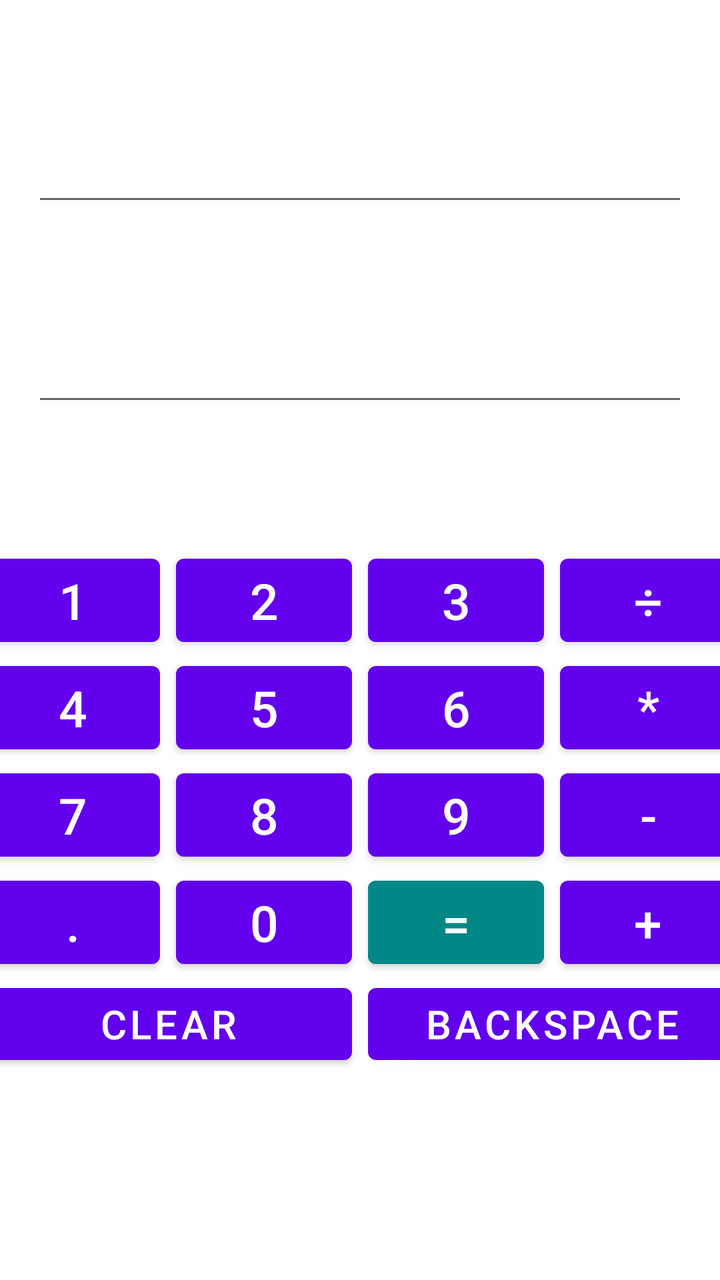
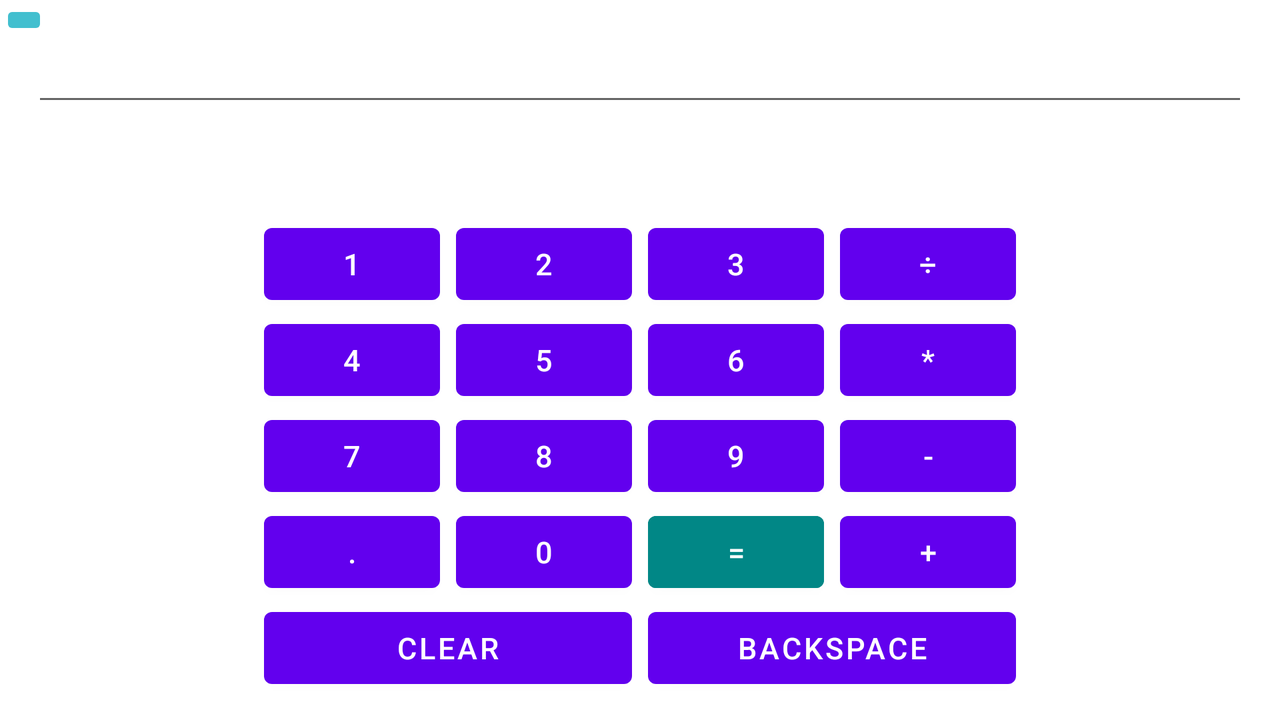

The same Android screen from two of the app's own layout files: first res/layout/ as a phone draws it, then the repository's variant for another configuration, drawn on a device whose configuration selects that folder. Both files follow.
<!-- AndroidManifest.xml: application theme AppTheme -->
<!-- res/layout/activity_main.xml -->
<?xml version="1.0" encoding="utf-8"?>
<androidx.constraintlayout.widget.ConstraintLayout xmlns:android="http://schemas.android.com/apk/res/android"
    xmlns:app="http://schemas.android.com/apk/res-auto"
    xmlns:tools="http://schemas.android.com/tools"
    android:layout_width="match_parent"
    android:layout_height="match_parent"
    tools:context=".MainActivity">

    <EditText
        android:id="@+id/calculation"
        android:layout_width="0dp"
        android:layout_height="100dp"
        android:layout_marginTop="8dp"
        android:layout_marginBottom="8dp"
        android:textAlignment="textEnd"
        android:textSize="48sp"
        android:textStyle="bold"
        app:layout_constraintEnd_toEndOf="@id/guideline_contentEnd"
        app:layout_constraintHorizontal_bias="1.0"
        app:layout_constraintStart_toStartOf="@id/guideline_contentStart"
        app:layout_constraintTop_toTopOf="parent" />

    <EditText
        android:id="@+id/result"
        android:layout_width="0dp"
        android:layout_height="100dp"
        android:layout_marginBottom="8dp"
        android:textAlignment="textEnd"
        android:textSize="48sp"
        android:textStyle="bold"
        app:layout_constraintEnd_toEndOf="@id/guideline_contentEnd"
        app:layout_constraintHorizontal_bias="1.0"
        app:layout_constraintStart_toStartOf="@id/guideline_contentStart"
        app:layout_constraintTop_toBottomOf="@id/calculation" />

    <Button
        android:id="@+id/btn1"
        android:layout_width="wrap_content"
        android:layout_height="wrap_content"
        android:layout_marginEnd="8dp"
        android:text="@string/_1"
        android:textSize="25sp"
        app:layout_constraintBottom_toTopOf="@id/btn4"
        app:layout_constraintEnd_toStartOf="@id/btn2"
        app:layout_constraintHorizontal_chainStyle="packed"
        app:layout_constraintStart_toStartOf="@id/guideline_contentStart"
        app:layout_constraintTop_toBottomOf="@+id/result"
        app:layout_constraintVertical_bias="0.3"
        app:layout_constraintVertical_chainStyle="packed" />

    <Button
        android:id="@+id/btn2"
        android:layout_width="wrap_content"
        android:layout_height="wrap_content"
        android:layout_marginEnd="8dp"
        android:text="@string/_2"
        android:textSize="25sp"
        app:layout_constraintBottom_toTopOf="@id/btn5"
        app:layout_constraintEnd_toStartOf="@id/btn3"
        app:layout_constraintStart_toEndOf="@id/btn1"
        app:layout_constraintTop_toBottomOf="@id/result"
        app:layout_constraintVertical_bias="0.3"
        app:layout_constraintVertical_chainStyle="packed" />

    <Button
        android:id="@+id/btn3"
        android:layout_width="wrap_content"
        android:layout_height="wrap_content"
        android:layout_marginEnd="8dp"
        android:text="@string/_3"
        android:textSize="25sp"
        app:layout_constraintBottom_toTopOf="@id/btn6"
        app:layout_constraintEnd_toStartOf="@id/btn_divide"
        app:layout_constraintStart_toEndOf="@id/btn2"
        app:layout_constraintTop_toBottomOf="@id/result"
        app:layout_constraintVertical_bias="0.3"
        app:layout_constraintVertical_chainStyle="packed" />


    <Button
        android:id="@+id/btn_divide"
        android:layout_width="wrap_content"
        android:layout_height="wrap_content"
        android:text="@string/_divide"
        android:textSize="25sp"
        app:layout_constraintBottom_toTopOf="@id/btn_multiply"
        app:layout_constraintEnd_toEndOf="@id/guideline_contentEnd"
        app:layout_constraintStart_toEndOf="@id/btn3"
        app:layout_constraintTop_toBottomOf="@id/result"
        app:layout_constraintVertical_bias="0.3"
        app:layout_constraintVertical_chainStyle="packed" />

    <Button
        android:id="@+id/btn4"
        android:layout_width="wrap_content"
        android:layout_height="wrap_content"
        android:layout_marginEnd="8dp"
        android:text="@string/_4"
        android:textSize="25sp"
        app:layout_constraintBottom_toTopOf="@+id/btn7"
        app:layout_constraintEnd_toStartOf="@+id/btn5"
        app:layout_constraintHorizontal_chainStyle="packed"
        app:layout_constraintStart_toStartOf="@id/guideline_contentStart"
        app:layout_constraintTop_toBottomOf="@+id/btn1" />

    <Button
        android:id="@+id/btn5"
        android:layout_width="wrap_content"
        android:layout_height="wrap_content"
        android:layout_marginEnd="8dp"
        android:text="@string/_5"
        android:textSize="25sp"
        app:layout_constraintBottom_toTopOf="@id/btn8"
        app:layout_constraintEnd_toStartOf="@id/btn6"
        app:layout_constraintStart_toEndOf="@id/btn4"
        app:layout_constraintTop_toBottomOf="@id/btn2" />

    <Button
        android:id="@+id/btn6"
        android:layout_width="wrap_content"
        android:layout_height="wrap_content"
        android:layout_marginEnd="8dp"
        android:text="@string/_6"
        android:textSize="25sp"
        app:layout_constraintBottom_toTopOf="@id/btn9"
        app:layout_constraintEnd_toStartOf="@id/btn_multiply"
        app:layout_constraintStart_toEndOf="@id/btn5"
        app:layout_constraintTop_toBottomOf="@id/btn3" />


    <Button
        android:id="@+id/btn_multiply"
        android:layout_width="wrap_content"
        android:layout_height="wrap_content"
        android:text="@string/_multiply"
        android:textSize="25sp"
        app:layout_constraintBottom_toTopOf="@id/btn_sub"
        app:layout_constraintEnd_toEndOf="@id/guideline_contentEnd"
        app:layout_constraintStart_toEndOf="@id/btn6"
        app:layout_constraintTop_toBottomOf="@id/btn_divide" />

    <Button
        android:id="@+id/btn7"
        android:layout_width="wrap_content"
        android:layout_height="wrap_content"
        android:layout_marginEnd="8dp"
        android:text="@string/_7"
        android:textSize="25sp"
        app:layout_constraintBottom_toTopOf="@id/btn_dot"
        app:layout_constraintEnd_toStartOf="@id/btn8"
        app:layout_constraintHorizontal_chainStyle="packed"
        app:layout_constraintStart_toStartOf="@id/guideline_contentStart"
        app:layout_constraintTop_toBottomOf="@id/btn4" />

    <Button
        android:id="@+id/btn8"
        android:layout_width="wrap_content"
        android:layout_height="wrap_content"
        android:layout_marginEnd="8dp"
        android:text="@string/_8"
        android:textSize="25sp"
        app:layout_constraintBottom_toTopOf="@id/btn_0"
        app:layout_constraintEnd_toStartOf="@id/btn9"
        app:layout_constraintStart_toEndOf="@id/btn7"
        app:layout_constraintTop_toBottomOf="@id/btn5" />

    <Button
        android:id="@+id/btn9"
        android:layout_width="wrap_content"
        android:layout_height="wrap_content"
        android:layout_marginEnd="8dp"
        android:text="@string/_9"
        android:textSize="25sp"
        app:layout_constraintBottom_toTopOf="@id/btn_calculate"
        app:layout_constraintEnd_toStartOf="@id/btn_sub"
        app:layout_constraintStart_toEndOf="@id/btn8"
        app:layout_constraintTop_toBottomOf="@id/btn6" />

    <Button
        android:id="@+id/btn_sub"
        android:layout_width="wrap_content"
        android:layout_height="wrap_content"
        android:text="@string/_minus"
        android:textSize="25sp"
        app:layout_constraintBottom_toBottomOf="@id/btn_add"
        app:layout_constraintEnd_toEndOf="@id/guideline_contentEnd"
        app:layout_constraintStart_toEndOf="@id/btn9"
        app:layout_constraintTop_toBottomOf="@id/btn_multiply" />

    <Button
        android:id="@+id/btn_dot"
        android:layout_width="wrap_content"
        android:layout_height="wrap_content"
        android:layout_marginEnd="8dp"
        android:text="@string/_dot"
        android:textSize="25sp"
        app:layout_constraintBottom_toBottomOf="parent"
        app:layout_constraintEnd_toStartOf="@id/btn_0"
        app:layout_constraintHorizontal_chainStyle="packed"
        app:layout_constraintStart_toStartOf="@id/guideline_contentStart"
        app:layout_constraintTop_toBottomOf="@id/btn7" />

    <Button
        android:id="@+id/btn_0"
        android:layout_width="wrap_content"
        android:layout_height="wrap_content"
        android:layout_marginEnd="8dp"
        android:text="@string/_0"
        android:textSize="25sp"
        app:layout_constraintBottom_toBottomOf="parent"
        app:layout_constraintEnd_toStartOf="@id/btn_calculate"
        app:layout_constraintStart_toEndOf="@id/btn_dot"
        app:layout_constraintTop_toBottomOf="@id/btn8" />

    <Button
        android:id="@+id/btn_calculate"
        android:layout_width="wrap_content"
        android:layout_height="wrap_content"
        android:layout_marginEnd="8dp"
        android:backgroundTint="@color/teal_700"
        android:text="@string/_calc"
        android:textSize="25sp"
        app:layout_constraintBottom_toBottomOf="parent"
        app:layout_constraintEnd_toStartOf="@id/btn_add"
        app:layout_constraintStart_toEndOf="@id/btn_0"
        app:layout_constraintTop_toBottomOf="@id/btn9" />

    <Button
        android:id="@+id/btn_add"
        android:layout_width="wrap_content"
        android:layout_height="wrap_content"
        android:text="@string/_add"
        android:textSize="25sp"
        app:layout_constraintBottom_toBottomOf="parent"
        app:layout_constraintEnd_toEndOf="@id/guideline_contentEnd"
        app:layout_constraintStart_toEndOf="@id/btn_calculate"
        app:layout_constraintTop_toBottomOf="@id/btn_sub" />

    <Button
        android:id="@+id/btn_clear"
        android:layout_width="0dp"
        android:layout_height="wrap_content"
        android:layout_marginEnd="8dp"
        android:text="@string/_clear"
        android:textSize="20sp"
        app:layout_constraintEnd_toStartOf="@id/btn_backspace"
        app:layout_constraintHorizontal_chainStyle="packed"
        app:layout_constraintStart_toStartOf="@id/btn_dot"
        app:layout_constraintTop_toBottomOf="@+id/btn_0" />

    <Button
        android:id="@+id/btn_backspace"
        android:layout_width="0dp"
        android:layout_height="wrap_content"
        android:text="@string/_backspace"
        android:textSize="20sp"
        app:layout_constraintEnd_toEndOf="@id/btn_add"
        app:layout_constraintStart_toEndOf="@+id/btn_clear"
        app:layout_constraintTop_toBottomOf="@+id/btn_add" />


    <androidx.constraintlayout.widget.Guideline
        android:id="@+id/guideline_contentStart"
        android:layout_width="0dp"
        android:layout_height="0dp"
        android:orientation="vertical"
        app:layout_constraintGuide_begin="16dp" />

    <androidx.constraintlayout.widget.Guideline
        android:id="@+id/guideline_contentEnd"
        android:layout_width="0dp"
        android:layout_height="0dp"
        android:orientation="vertical"
        app:layout_constraintGuide_end="16dp" />


</androidx.constraintlayout.widget.ConstraintLayout>
<!-- resources referenced by this layout -->
<resources>
  <color name="teal_700">#FF018786</color>
  <string name="_0">0</string>
  <string name="_1">1</string>
  <string name="_2">2</string>
  <string name="_3">3</string>
  <string name="_4">4</string>
  <string name="_5">5</string>
  <string name="_6">6</string>
  <string name="_7">7</string>
  <string name="_8">8</string>
  <string name="_9">9</string>
  <string name="_add">+</string>
  <string name="_backspace">Backspace</string>
  <string name="_calc">=</string>
  <string name="_clear">Clear</string>
  <string name="_divide">÷</string>
  <string name="_dot">.</string>
  <string name="_minus">-</string>
  <string name="_multiply">*</string>
</resources>
<!-- res/layout-land/activity_main.xml (the repository's variant of the layout above) -->
<!-- drawn on the phone turned sideways -->
<?xml version="1.0" encoding="utf-8"?>
<androidx.constraintlayout.widget.ConstraintLayout xmlns:android="http://schemas.android.com/apk/res/android"
    xmlns:app="http://schemas.android.com/apk/res-auto"
    xmlns:tools="http://schemas.android.com/tools"
    android:layout_width="match_parent"
    android:layout_height="match_parent"
    tools:context=".MainActivity">

    <EditText
        android:id="@+id/calculation"
        android:layout_width="0dp"
        android:layout_height="50dp"
        android:layout_marginTop="8dp"
        android:layout_marginBottom="8dp"
        android:paddingStart="60dp"
        android:inputType="number"
        android:textAlignment="textEnd"
        android:textSize="20sp"
        android:textStyle="bold"
        app:layout_constraintEnd_toEndOf="@id/guideline_contentEnd"
        app:layout_constraintHorizontal_bias="1.0"
        app:layout_constraintStart_toStartOf="@id/guideline_contentStart"
        app:layout_constraintTop_toTopOf="parent" />

    <TextView
        android:id="@+id/result"
        android:layout_width="0dp"
        android:layout_height="50dp"
        android:layout_marginBottom="8dp"
        android:textAlignment="textEnd"
        android:textSize="20sp"
        android:textStyle="bold"
        app:layout_constraintEnd_toEndOf="@id/guideline_contentEnd"
        app:layout_constraintHorizontal_bias="1.0"
        app:layout_constraintStart_toStartOf="@id/guideline_contentStart"
        app:layout_constraintTop_toBottomOf="@id/calculation" />

    <Button
        android:id="@+id/btn1"
        android:layout_width="wrap_content"
        android:layout_height="wrap_content"
        android:layout_marginEnd="8dp"
        android:text="@string/_1"
        android:textSize="15sp"
        app:layout_constraintBottom_toTopOf="@id/btn4"
        app:layout_constraintEnd_toStartOf="@id/btn2"
        app:layout_constraintHorizontal_chainStyle="packed"
        app:layout_constraintStart_toStartOf="@id/guideline_contentStart"
        app:layout_constraintTop_toBottomOf="@+id/result"
        app:layout_constraintVertical_bias="0"
        app:layout_constraintVertical_chainStyle="packed" />

    <Button
        android:id="@+id/btn2"
        android:layout_width="wrap_content"
        android:layout_height="wrap_content"
        android:layout_marginEnd="8dp"
        android:text="@string/_2"
        android:textSize="15sp"
        app:layout_constraintBottom_toTopOf="@id/btn5"
        app:layout_constraintEnd_toStartOf="@id/btn3"
        app:layout_constraintStart_toEndOf="@id/btn1"
        app:layout_constraintTop_toBottomOf="@id/result"
        app:layout_constraintVertical_bias="0"
        app:layout_constraintVertical_chainStyle="packed" />

    <Button
        android:id="@+id/btn3"
        android:layout_width="wrap_content"
        android:layout_height="wrap_content"
        android:layout_marginEnd="8dp"
        android:text="@string/_3"
        android:textSize="15sp"
        app:layout_constraintBottom_toTopOf="@id/btn6"
        app:layout_constraintEnd_toStartOf="@id/btn_divide"
        app:layout_constraintStart_toEndOf="@id/btn2"
        app:layout_constraintTop_toBottomOf="@id/result"
        app:layout_constraintVertical_bias="0"
        app:layout_constraintVertical_chainStyle="packed" />


    <Button
        android:id="@+id/btn_divide"
        android:layout_width="wrap_content"
        android:layout_height="wrap_content"
        android:text="@string/_divide"
        android:textSize="15sp"
        app:layout_constraintBottom_toTopOf="@id/btn_multiply"
        app:layout_constraintEnd_toEndOf="@id/guideline_contentEnd"
        app:layout_constraintStart_toEndOf="@id/btn3"
        app:layout_constraintTop_toBottomOf="@id/result"
        app:layout_constraintVertical_bias="0"
        app:layout_constraintVertical_chainStyle="packed" />

    <Button
        android:id="@+id/btn4"
        android:layout_width="wrap_content"
        android:layout_height="wrap_content"
        android:layout_marginEnd="8dp"
        android:text="@string/_4"
        android:textSize="15sp"
        app:layout_constraintBottom_toTopOf="@+id/btn7"
        app:layout_constraintEnd_toStartOf="@+id/btn5"
        app:layout_constraintHorizontal_chainStyle="packed"
        app:layout_constraintStart_toStartOf="@id/guideline_contentStart"
        app:layout_constraintTop_toBottomOf="@+id/btn1" />

    <Button
        android:id="@+id/btn5"
        android:layout_width="wrap_content"
        android:layout_height="wrap_content"
        android:layout_marginEnd="8dp"
        android:text="@string/_5"
        android:textSize="15sp"
        app:layout_constraintBottom_toTopOf="@id/btn8"
        app:layout_constraintEnd_toStartOf="@id/btn6"
        app:layout_constraintStart_toEndOf="@id/btn4"
        app:layout_constraintTop_toBottomOf="@id/btn2" />

    <Button
        android:id="@+id/btn6"
        android:layout_width="wrap_content"
        android:layout_height="wrap_content"
        android:layout_marginEnd="8dp"
        android:text="@string/_6"
        android:textSize="15sp"
        app:layout_constraintBottom_toTopOf="@id/btn9"
        app:layout_constraintEnd_toStartOf="@id/btn_multiply"
        app:layout_constraintStart_toEndOf="@id/btn5"
        app:layout_constraintTop_toBottomOf="@id/btn3" />


    <Button
        android:id="@+id/btn_multiply"
        android:layout_width="wrap_content"
        android:layout_height="wrap_content"
        android:text="@string/_multiply"
        android:textSize="15sp"
        app:layout_constraintBottom_toTopOf="@id/btn_sub"
        app:layout_constraintEnd_toEndOf="@id/guideline_contentEnd"
        app:layout_constraintStart_toEndOf="@id/btn6"
        app:layout_constraintTop_toBottomOf="@id/btn_divide" />

    <Button
        android:id="@+id/btn7"
        android:layout_width="wrap_content"
        android:layout_height="wrap_content"
        android:layout_marginEnd="8dp"
        android:text="@string/_7"
        android:textSize="15sp"
        app:layout_constraintBottom_toTopOf="@id/btn_dot"
        app:layout_constraintEnd_toStartOf="@id/btn8"
        app:layout_constraintHorizontal_chainStyle="packed"
        app:layout_constraintStart_toStartOf="@id/guideline_contentStart"
        app:layout_constraintTop_toBottomOf="@id/btn4" />

    <Button
        android:id="@+id/btn8"
        android:layout_width="wrap_content"
        android:layout_height="wrap_content"
        android:layout_marginEnd="8dp"
        android:text="@string/_8"
        android:textSize="15sp"
        app:layout_constraintBottom_toTopOf="@id/btn_0"
        app:layout_constraintEnd_toStartOf="@id/btn9"
        app:layout_constraintStart_toEndOf="@id/btn7"
        app:layout_constraintTop_toBottomOf="@id/btn5" />

    <Button
        android:id="@+id/btn9"
        android:layout_width="wrap_content"
        android:layout_height="wrap_content"
        android:layout_marginEnd="8dp"
        android:text="@string/_9"
        android:textSize="15sp"
        app:layout_constraintBottom_toTopOf="@id/btn_calculate"
        app:layout_constraintEnd_toStartOf="@id/btn_sub"
        app:layout_constraintStart_toEndOf="@id/btn8"
        app:layout_constraintTop_toBottomOf="@id/btn6" />

    <Button
        android:id="@+id/btn_sub"
        android:layout_width="wrap_content"
        android:layout_height="wrap_content"
        android:text="@string/_minus"
        android:textSize="15sp"
        app:layout_constraintBottom_toBottomOf="@id/btn_add"
        app:layout_constraintEnd_toEndOf="@id/guideline_contentEnd"
        app:layout_constraintStart_toEndOf="@id/btn9"
        app:layout_constraintTop_toBottomOf="@id/btn_multiply" />

    <Button
        android:id="@+id/btn_dot"
        android:layout_width="wrap_content"
        android:layout_height="wrap_content"
        android:layout_marginEnd="8dp"
        android:text="@string/_dot"
        android:textSize="15sp"
        app:layout_constraintBottom_toBottomOf="parent"
        app:layout_constraintEnd_toStartOf="@id/btn_0"
        app:layout_constraintHorizontal_chainStyle="packed"
        app:layout_constraintStart_toStartOf="@id/guideline_contentStart"
        app:layout_constraintTop_toBottomOf="@id/btn7" />

    <Button
        android:id="@+id/btn_0"
        android:layout_width="wrap_content"
        android:layout_height="wrap_content"
        android:layout_marginEnd="8dp"
        android:text="@string/_0"
        android:textSize="15sp"
        app:layout_constraintBottom_toBottomOf="parent"
        app:layout_constraintEnd_toStartOf="@id/btn_calculate"
        app:layout_constraintStart_toEndOf="@id/btn_dot"
        app:layout_constraintTop_toBottomOf="@id/btn8" />

    <Button
        android:id="@+id/btn_calculate"
        android:layout_width="wrap_content"
        android:layout_height="wrap_content"
        android:layout_marginEnd="8dp"
        android:backgroundTint="@color/teal_700"
        android:text="@string/_calc"
        android:textSize="15sp"
        app:layout_constraintBottom_toBottomOf="parent"
        app:layout_constraintEnd_toStartOf="@id/btn_add"
        app:layout_constraintStart_toEndOf="@id/btn_0"
        app:layout_constraintTop_toBottomOf="@id/btn9" />

    <Button
        android:id="@+id/btn_add"
        android:layout_width="wrap_content"
        android:layout_height="wrap_content"
        android:text="@string/_add"
        android:textSize="15sp"
        app:layout_constraintBottom_toBottomOf="parent"
        app:layout_constraintEnd_toEndOf="@id/guideline_contentEnd"
        app:layout_constraintStart_toEndOf="@id/btn_calculate"
        app:layout_constraintTop_toBottomOf="@id/btn_sub" />

    <Button
        android:id="@+id/btn_clear"
        android:layout_width="0dp"
        android:layout_height="wrap_content"
        android:layout_marginEnd="8dp"
        android:text="@string/_clear"
        android:textSize="15sp"
        app:layout_constraintEnd_toStartOf="@id/btn_backspace"
        app:layout_constraintHorizontal_chainStyle="packed"
        app:layout_constraintStart_toStartOf="@id/btn_dot"
        app:layout_constraintTop_toBottomOf="@+id/btn_0" />

    <Button
        android:id="@+id/btn_backspace"
        android:layout_width="0dp"
        android:layout_height="wrap_content"
        android:text="@string/_backspace"
        android:textSize="15sp"
        app:layout_constraintEnd_toEndOf="@id/btn_add"
        app:layout_constraintStart_toEndOf="@+id/btn_clear"
        app:layout_constraintTop_toBottomOf="@+id/btn_add" />

    <ImageButton
        android:id="@+id/settingsButton"
        android:layout_width="wrap_content"
        android:layout_height="wrap_content"
        android:backgroundTint="#42BFCF"
        app:layout_constraintStart_toStartOf="parent"
        app:layout_constraintTop_toTopOf="parent"
        app:srcCompat="@mipmap/ic_settings_white_24dp" />

    <androidx.constraintlayout.widget.Guideline
        android:id="@+id/guideline_contentStart"
        android:layout_width="0dp"
        android:layout_height="0dp"
        android:orientation="vertical"
        app:layout_constraintGuide_begin="16dp" />

    <androidx.constraintlayout.widget.Guideline
        android:id="@+id/guideline_contentEnd"
        android:layout_width="0dp"
        android:layout_height="0dp"
        android:orientation="vertical"
        app:layout_constraintGuide_end="16dp" />


</androidx.constraintlayout.widget.ConstraintLayout>
